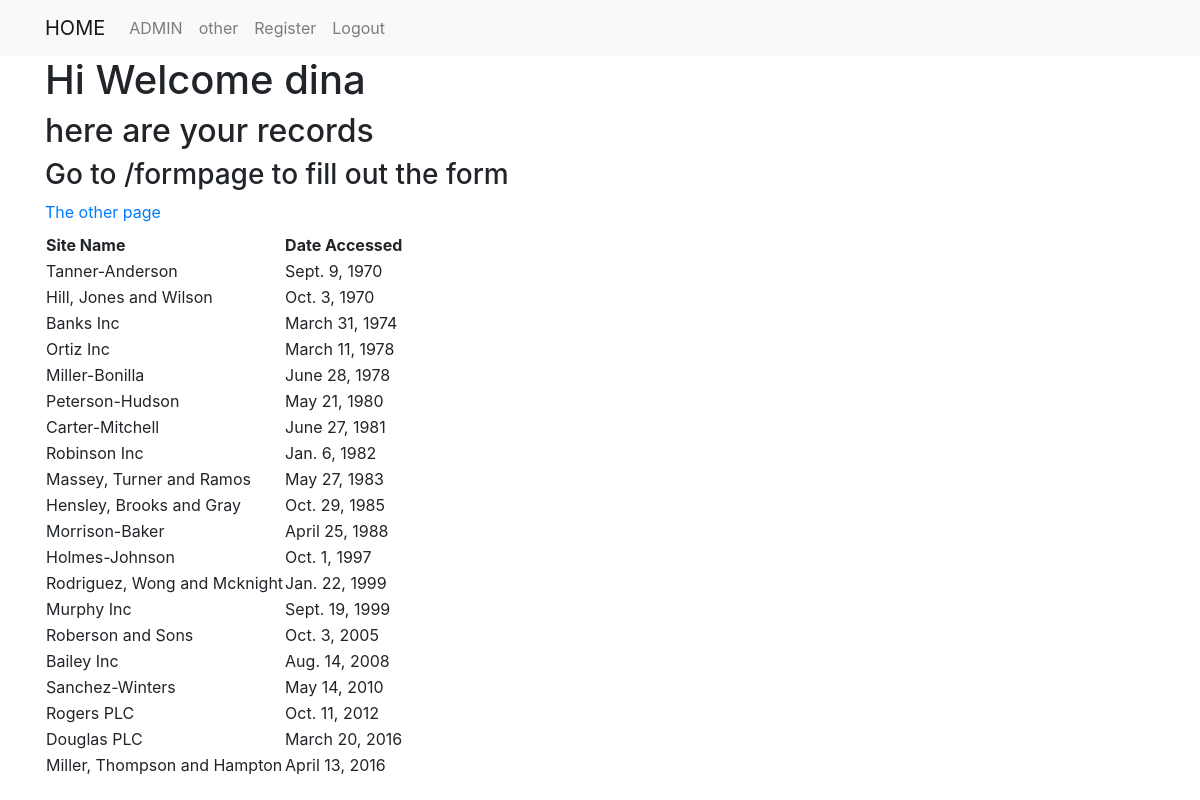
The app's page / (signed in) with its own data.
### first_app/models.py (models this page shows, shortened)
class AccessRecord(models.Model):
    name = models.ForeignKey(Webpage, default=1, on_delete=models.CASCADE)
    date = models.DateField()

class Webpage (models.Model):
    topic = models.ForeignKey(Topic, default=1, on_delete=models.CASCADE)
    name = models.CharField(max_length=264, unique=True)
    url = models.URLField(unique=True)
    def __str__(self):
        return self.name

### first_app/views.py (the view)
# urls.py: url(r'^$', views.index, name='index'),
def index(request):
    webpages_list=AccessRecord.objects.order_by('date')
    date_dict={'access_records':webpages_list}
    context_dict={
    'text':'Hello Again',
    'number': 100
    }
    return render(request, 'first_app/index.html',
    context=date_dict)

### first_app/templatetags/my_extras.py (called while the page is built)
@register.filter(name='cut')
def cut(value,arg):
    return value.replace(arg,'')

### templates/first_app/index.html (shortened to what this page needs)
<!DOCTYPE html>
{% extends "first_app/base.html" %}
{% load my_extras %}
  {% block body_block %}
  {% if request.user.is_authenticated %}
   <h1>Hi Welcome {{ request.user.username }}</h1>
{% else %}
<h1>Hi Welcome</h1>
{% endif %}
    <h2>here are your records</h2>
    <h3>Go to /formpage to fill out the form</h3>
    <a href="{% url 'first_app:other' %}">The other page</a>
    <div class="djangotwo">
      {% if access_records %}
      <table>
        <thead>
          <th>Site Name</th>
          <th>Date Accessed</th>
        </thead>
        {% for i in access_records %}
          <tr>
              <td>{{i.name}}</td>
              <td>{{i.date}}</td>
          </tr>
          {% endfor %}
      </table>
      {% else %}
          <p>no records found</p>
        {% endif %}
      </div>
      {% endblock %}

### records on screen
AccessRecord: name "Tanner-Anderson", date "Sept. 9, 1970"
AccessRecord: name "Hill, Jones and Wilson", date "Oct. 3, 1970"
AccessRecord: name "Banks Inc", date "March 31, 1974"
AccessRecord: name "Ortiz Inc", date "March 11, 1978"
AccessRecord: name "Miller-Bonilla", date "June 28, 1978"
AccessRecord: name "Peterson-Hudson", date "May 21, 1980"
AccessRecord: name "Carter-Mitchell", date "June 27, 1981"
AccessRecord: name "Robinson Inc", date "Jan. 6, 1982"
AccessRecord: name "Massey, Turner and Ramos", date "May 27, 1983"
AccessRecord: name "Hensley, Brooks and Gray", date "Oct. 29, 1985"
AccessRecord: name "Morrison-Baker", date "April 25, 1988"
AccessRecord: name "Holmes-Johnson", date "Oct. 1, 1997"
AccessRecord: name "Rodriguez, Wong and Mcknight", date "Jan. 22, 1999"
AccessRecord: name "Murphy Inc", date "Sept. 19, 1999"
AccessRecord: name "Roberson and Sons", date "Oct. 3, 2005"
AccessRecord: name "Bailey Inc", date "Aug. 14, 2008"
AccessRecord: name "Sanchez-Winters", date "May 14, 2010"
AccessRecord: name "Rogers PLC", date "Oct. 11, 2012"
AccessRecord: name "Douglas PLC", date "March 20, 2016"
AccessRecord: name "Miller, Thompson and Hampton", date "April 13, 2016"

### other values on screen
{{ request.user.username }} "dina"
